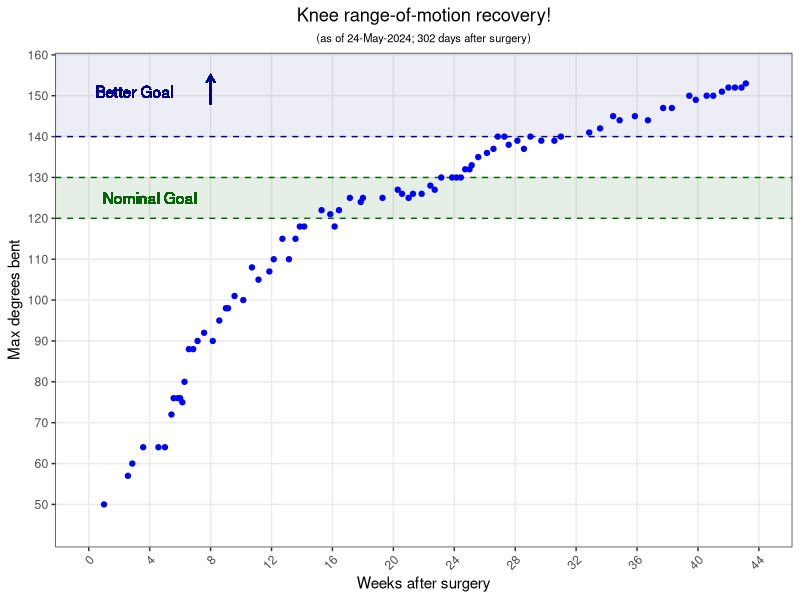
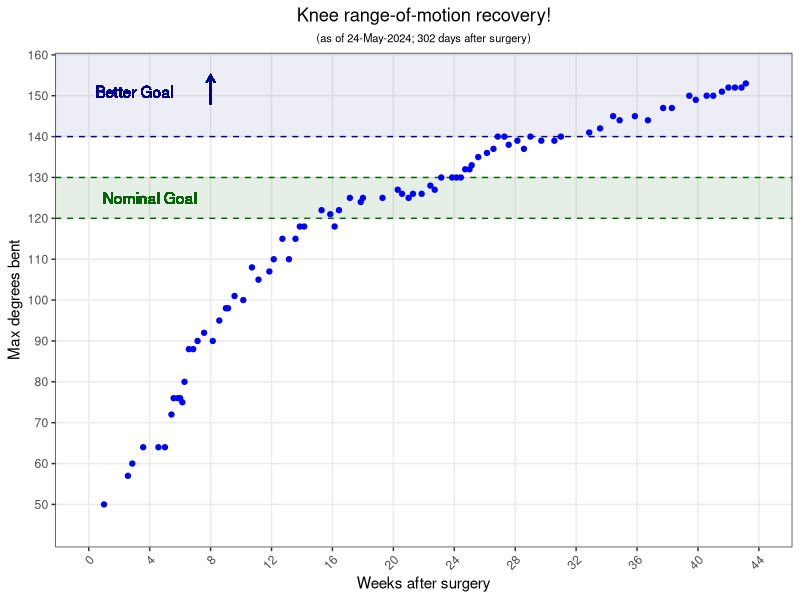

Write the R code that produced these figures, in order.
library(tidyverse)
library(lubridate)

df <- read.table("knee-range-of-motion.tsv", sep = "\t", header = TRUE)

latest_date <- format(Sys.time(), "%d-%b-%Y")
date_vec <- df[1] %>% pull(Date)
latest_date <- date_vec[length(date_vec)]
latest_date <- format(dmy(latest_date), "%d-%b-%Y")

## plotting with days on X axis
max_day_for_plot <- ceiling(df[2] %>% max() / 7) * 7

### stopped making days plot after it became too crowded ###
# with ideal deadline vertical line
# plot_days <- ggplot(df, aes(x = Days.after.surgery, y = Degrees.bent)) + geom_point(color = "blue") +
#     labs(y = "Degrees bent", x = "Days after surgery", title = "Knee range-of-motion recovery!",
#          subtitle = paste0("(as of ", latest_date, ")")) +
#     ylim(45,150) +
#     scale_x_continuous(breaks=seq(0,max_day_for_plot,7), limits = c(0,max_day_for_plot), minor_breaks = NULL) +
#     geom_hline(yintercept = 130, linetype = "dashed", color = "darkblue") +
#     geom_text(x = 14, y = 125, label = "Nominal Goal", color = "darkblue") +
#     geom_hline(yintercept = 140, linetype = "dashed", color = "darkgreen") +
#     geom_text(x = 11, y = 145, label = "Better Goal", color = "darkgreen") +
#     geom_vline(xintercept = 84, linetype = "dashed", color = "red") +
#     geom_text(x = 63, y = 57.5, label = "Ideal deadline", color = "red") +
#     geom_text(x = 63, y = 52.5, label = "(12 weeks)", color = "red", size = 3) +
#     theme_bw() +
#     theme(plot.title = element_text(hjust = 0.5), plot.subtitle = element_text(hjust = 0.5)) +
#     theme(axis.text.x = element_text(angle = 45, hjust = 1, vjust = 1))

# plot_days <- ggplot(df, aes(x = Days.after.surgery, y = Degrees.bent)) + 
#     labs(y = "Degrees bent", x = "Days after surgery", title = "Knee range-of-motion recovery!",
#          subtitle = paste0("(as of ", latest_date, ")")) +
#     scale_y_continuous(breaks=seq(50, 150, 10), limits = c(45, 150), minor_breaks = NULL) +
#     scale_x_continuous(breaks=seq(0,max_day_for_plot,7), limits = c(0,max_day_for_plot), minor_breaks = NULL) +
#     geom_hline(yintercept = 130, linetype = "dashed", color = "darkgreen") +
#     geom_hline(yintercept = 120, linetype = "dashed", color = "darkgreen") +
#     geom_text(x = 14, y = 125, label = "Nominal Goal", color = "darkgreen") +
#     annotate("rect", xmin = -Inf, xmax = Inf, ymin = 120, ymax = 130, alpha = 0.15, fill = "darkgreen") +
#     annotate("rect", xmin = -Inf, xmax = Inf, ymin = 140, ymax = Inf, alpha = 0.07, fill = "darkblue") +
#     geom_hline(yintercept = 140, linetype = "dashed", color = "darkblue") +
#     geom_text(x = 11, y = 145, label = "Better Goal", color = "darkblue") +
#     geom_point(color = "blue") +
# #     geom_segment(aes(x = 31, y = 142, xend = 31, yend = 147), color = "darkblue", lineend = "round", linejoin = "mitre", size = 0.5, 
# #         arrow = arrow(length = unit(2, "mm"))) +
#     theme_bw() +
#     theme(plot.title = element_text(hjust = 0.5), plot.subtitle = element_text(hjust = 0.5)) +
#     theme(axis.text.x = element_text(angle = 45, hjust = 1, vjust = 1))



## plotting with weeks on X axis
num_total_weeks <- ceiling(df[2] %>% max() / 7)

# with ideal deadline vertical line
# plot_weeks <- ggplot(df, aes(x = Days.after.surgery / 7, y = Degrees.bent)) + geom_point(color = "blue") +
#     labs(y = "Degrees bent", x = "Weeks after surgery", title = "Knee range-of-motion recovery!",
#          subtitle = paste0("(", latest_date, ")")) +
#     ylim(45,150) +
#     scale_x_continuous(breaks=seq(0, num_total_weeks, 1), limits = c(0, num_total_weeks), minor_breaks = NULL) +
#     geom_hline(yintercept = 130, linetype = "dashed", color = "darkblue") +
#     geom_text(x = 2, y = 135, label = "Nominal Goal", color = "darkblue") +
#     geom_hline(yintercept = 140, linetype = "dashed", color = "darkgreen") +
#     geom_text(x = 2, y = 145, label = "Better Goal", color = "darkgreen") +
#     geom_vline(xintercept = 12, linetype = "dashed", color = "red") +
#     geom_text(x = 9, y = 55, label = "Ideal deadline", color = "red") +
#     theme_bw() +
#     theme(plot.title = element_text(hjust = 0.5), plot.subtitle = element_text(hjust = 0.5)) +
#     theme(axis.text.x = element_text(angle = 45, hjust = 1, vjust = 1))

total_days_after_surgery_when_plot_made <- df[2] %>% max()
plot_weeks <- ggplot(df, aes(x = Days.after.surgery / 7, y = Degrees.bent)) + 
    labs(y = "Max degrees bent", x = "Weeks after surgery", title = "Knee range-of-motion recovery!",
        subtitle = paste0("(as of ", latest_date, "; ", total_days_after_surgery_when_plot_made, " days after surgery)")) +
    scale_y_continuous(breaks=seq(50, 160, 10), limits = c(45, 155), minor_breaks = NULL) +
    scale_x_continuous(breaks=seq(0, num_total_weeks, 4), limits = c(0, num_total_weeks), minor_breaks = NULL) +
    annotate("rect", xmin = -Inf, xmax = Inf, ymin = 120, ymax = 130, alpha = 0.10, fill = "darkgreen") +
    geom_hline(yintercept = 130, linetype = "dashed", color = "darkgreen") +
    geom_hline(yintercept = 120, linetype = "dashed", color = "darkgreen") +
    geom_text(x = 4, y = 125, label = "Nominal Goal", color = "darkgreen") +
    annotate("rect", xmin = -Inf, xmax = Inf, ymin = 140, ymax = Inf, alpha = 0.07, fill = "darkblue") +
    geom_hline(yintercept = 140, linetype = "dashed", color = "darkblue") +
    geom_text(x = 3, y = 151, label = "Better Goal", color = "darkblue") +
    geom_point(color = "blue") +
    geom_segment(aes(x = 8, y = 148, xend = 8, yend = 155), color = "darkblue", lineend = "round", linejoin = "mitre", linewidth = 0.5, 
        arrow = arrow(length = unit(2, "mm"))) +
    theme_bw() +
    theme(plot.title = element_text(hjust = 0.5), plot.subtitle = element_text(hjust = 0.5, size = 8)) +
    theme(axis.text.x = element_text(angle = 45, hjust = 1, vjust = 1))


# writing out pdfs
### stopped making days plot after it became too crowded ###
# pdf(paste0(latest_date, "-knee-ROM-progress-days.pdf"), width = 5, height = 4)
# plot_days
# dev.off()

pdf(paste0(latest_date, "-knee-ROM-progress-weeks.pdf"), width = 5, height = 4)
plot_weeks
dev.off()

# writing out latest as png for github readme
png(paste0("latest-knee-ROM-progress-weeks-plot.png"), units = "in", res = 144, width = 5, height = 4)
plot_weeks
dev.off()
